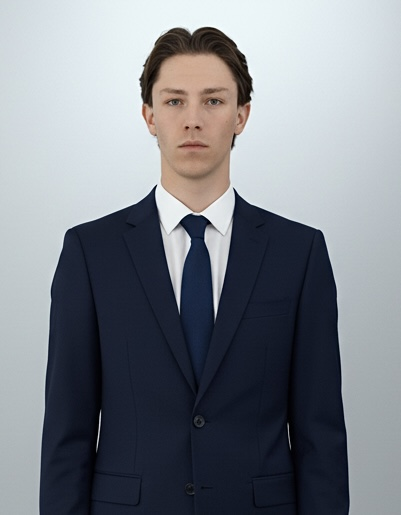
#> input picture public/jean-duthil-photo.jpg, 401 x 515 px, found by its file name
$ python generate-og-image.py
#> lines starting #> are read from the running program, lines starting #| are printed output that depends on the picture; after the words box and inside, x2 and y2 are one past the last pixel; in counts of white or black regions, pixels touching at a corner belong together
#!/usr/bin/env python3
"""Generate Open Graph image (1200x630) for WhatsApp/social media preview."""

from PIL import Image, ImageDraw, ImageFont, ImageFilter
import os

OUTPUT = "/Users/jean/Desktop/CV Jean Duthil/public/og-image.png"
PHOTO = "/Users/jean/Desktop/CV Jean Duthil/public/jean-duthil-photo.jpg"

W, H = 1200, 630

# Colors
BG_TOP = (240, 245, 250)      # light blue-gray
BG_BOTTOM = (248, 250, 252)   # almost white
PRIMARY = (30, 58, 95)         # dark navy
ACCENT = (59, 130, 246)        # blue
GREEN_BG = (220, 252, 231)
GREEN_TEXT = (22, 101, 52)
GREEN_DOT = (34, 197, 94)
MUTED = (100, 116, 139)
WHITE = (255, 255, 255)

def create_gradient(w, h, top, bottom):
#> called with w = 1200, h = 630, top = (240, 245, 250), bottom = (248, 250, 252)
    img = Image.new("RGB", (w, h))
#> img: PIL image 1200x630 RGB; every value is 0
    for y in range(h):
        r = int(top[0] + (bottom[0] - top[0]) * y / h)
        g = int(top[1] + (bottom[1] - top[1]) * y / h)
        b = int(top[2] + (bottom[2] - top[2]) * y / h)
        for x in range(w):
            img.putpixel((x, y), (r, g, b))
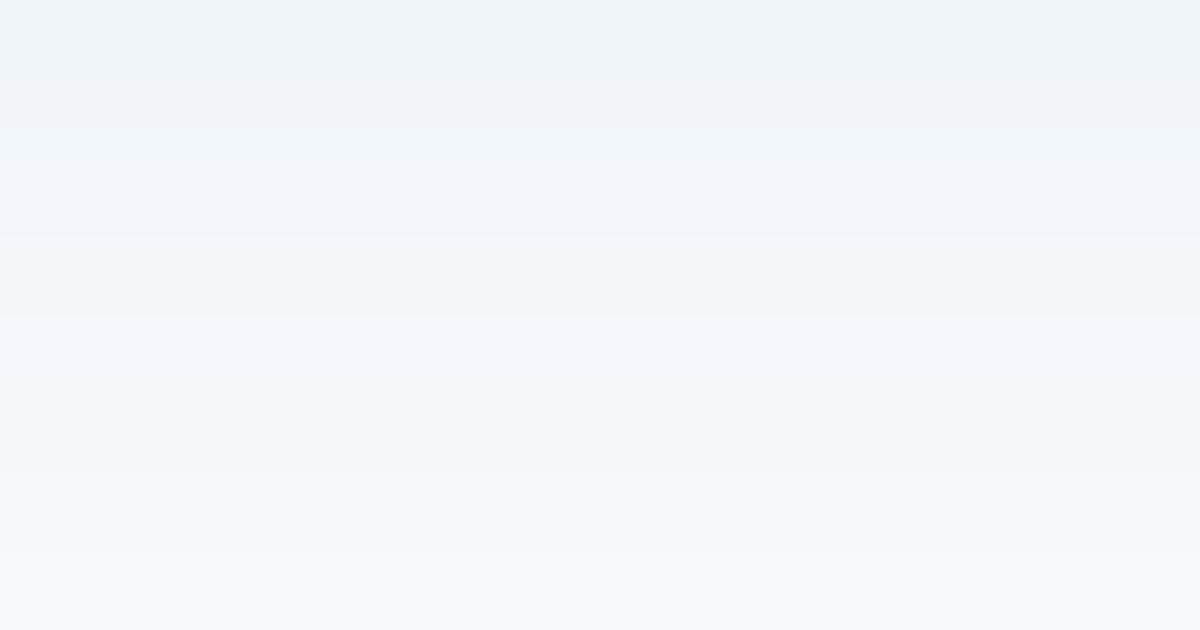
#> img: PIL image 1200x630 RGB; mean R, G, B 243.5, 247, 250.5
    return img

def make_circle_mask(size):
    mask = Image.new("L", (size, size), 0)
    draw = ImageDraw.Draw(mask)
    draw.ellipse((0, 0, size - 1, size - 1), fill=255)
    return mask

def generate():
    # Background gradient
    img = create_gradient(W, H, BG_TOP, BG_BOTTOM)
    draw = ImageDraw.Draw(img)

    # Decorative circles (subtle)
    overlay = Image.new("RGBA", (W, H), (0, 0, 0, 0))
#> overlay: PIL image 1200x630 RGBA; every value is 0
    odraw = ImageDraw.Draw(overlay)
    odraw.ellipse((-100, -100, 300, 300), fill=(59, 130, 246, 8))
    odraw.ellipse((900, 400, 1400, 900), fill=(30, 58, 95, 6))
    img.paste(Image.alpha_composite(Image.new("RGBA", (W, H), (*BG_TOP, 255)), overlay).convert("RGB"))

    draw = ImageDraw.Draw(img)

    # Photo (circular, centered)
    photo_size = 140
    try:
        photo = Image.open(PHOTO).convert("RGB")
#> photo is the input picture: PIL image 401x515 RGB; mean R, G, B 125, 129.7, 136.7
        # Crop to square from top
        w, h = photo.size
#> w = 401; h = 515
        sq = min(w, h)
#> sq = 401
        left = (w - sq) // 2
#> left = 0
        photo = photo.crop((left, 0, left + sq, sq))
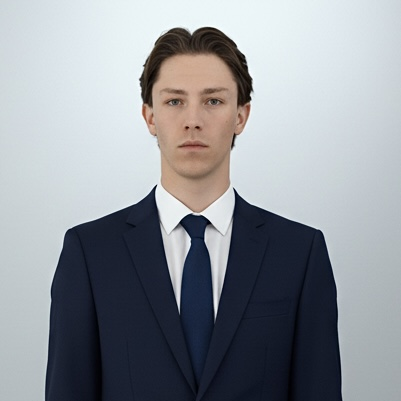
#> photo: PIL image 401x401 RGB; mean R, G, B 145.2, 149.5, 155.2
        photo = photo.resize((photo_size, photo_size), Image.LANCZOS)
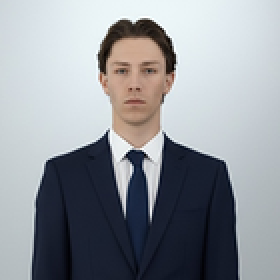
#> photo: PIL image 140x140 RGB (shown 2 times larger); mean R, G, B 145.2, 149.5, 155.2

        mask = make_circle_mask(photo_size)
#> in make_circle_mask, `mask = Image.new("L", (size, size), 0)`: mask: PIL image 140x140 L; every value is 0
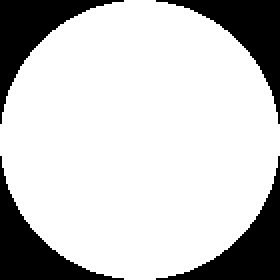
#> mask: PIL image 140x140 L (shown 2 times larger); 78.3% white; 4 black regions, box (x1, y1, x2, y2) and area: (0, 0, 62, 62) 1061, (78, 0, 140, 62) 1061, (0, 78, 62, 140) 1061, (78, 78, 140, 140) 1061

        # White ring behind photo
        ring_size = photo_size + 8
        ring_mask = make_circle_mask(ring_size)
#> in make_circle_mask (call 2), `mask = Image.new("L", (size, size), 0)`: mask: PIL image 148x148 L; every value is 0
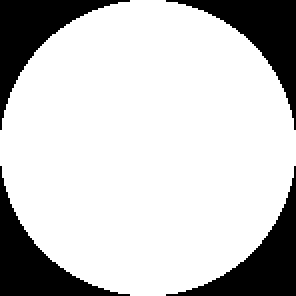
#> ring_mask: PIL image 148x148 L (shown 2 times larger); 78.4% white; 4 black regions, box (x1, y1, x2, y2) and area: (0, 0, 65, 65) 1182, (83, 0, 148, 65) 1182, (0, 83, 65, 148) 1182, (83, 83, 148, 148) 1182
        ring_img = Image.new("RGB", (ring_size, ring_size), WHITE)
#> ring_img: PIL image 148x148 RGB; every value is 255
        px = (W - ring_size) // 2
        py = 80
        img.paste(ring_img, (px, py), ring_mask)

        # Photo
        px_photo = (W - photo_size) // 2
        py_photo = py + 4
        img.paste(photo, (px_photo, py_photo), mask)
    except Exception:
        py_photo = 80

    # Try system fonts
    def get_font(size, bold=False):
#> called with size = 52, bold = True
        paths = [
            "/System/Library/Fonts/Helvetica.ttc",
            "/System/Library/Fonts/SFPro.ttf",
            "/System/Library/Fonts/Supplemental/Arial Bold.ttf" if bold else "/System/Library/Fonts/Supplemental/Arial.ttf",
        ]
        for p in paths:
            if os.path.exists(p):
                try:
                    return ImageFont.truetype(p, size, index=1 if bold and p.endswith(".ttc") else 0)
                except Exception:
                    try:
                        return ImageFont.truetype(p, size)
                    except Exception:
                        continue
        return ImageFont.load_default()

    font_name = get_font(52, bold=True)
    font_role = get_font(22)
    font_badge = get_font(16)
    font_sub = get_font(14)

    # Name
    name = "Jean Duthil"
    name_y = py_photo + photo_size + 30
    bbox = draw.textbbox((0, 0), name, font=font_name)
#> bbox = (0, 2, 56, 10)
    name_w = bbox[2] - bbox[0]
#> name_w = 56
    draw.text(((W - name_w) // 2, name_y), name, fill=PRIMARY, font=font_name)

    # Role
    role = "Business Developer  |  Product Builder  |  IA"
    role_y = name_y + 65
    bbox = draw.textbbox((0, 0), role, font=font_role)
#> bbox = (0, 1, 196, 12)
    role_w = bbox[2] - bbox[0]
#> role_w = 196
    draw.text(((W - role_w) // 2, role_y), role, fill=ACCENT, font=font_role)

    # Badge "Recherche alternance"
    badge_text = "Recherche alternance - Septembre 2026"
    badge_y = role_y + 50
    bbox = draw.textbbox((0, 0), badge_text, font=font_badge)
#> bbox = (0, 2, 190, 12)
    badge_tw = bbox[2] - bbox[0]
#> badge_tw = 190
    badge_th = bbox[3] - bbox[1]
#> badge_th = 10
    badge_pad_x = 24
    badge_pad_y = 10
    badge_w = badge_tw + badge_pad_x * 2
#> badge_w = 238
    badge_h = badge_th + badge_pad_y * 2
#> badge_h = 30
    badge_x = (W - badge_w) // 2
#> badge_x = 481

    # Rounded rect for badge
    draw.rounded_rectangle(
        (badge_x, badge_y, badge_x + badge_w, badge_y + badge_h),
        radius=badge_h // 2,
        fill=GREEN_BG,
        outline=(187, 247, 208),
        width=1,
    )

    # Green dot
    dot_r = 5
    dot_x = badge_x + badge_pad_x
#> dot_x = 505
    dot_y = badge_y + badge_h // 2
#> dot_y = 384
    draw.ellipse((dot_x - dot_r, dot_y - dot_r, dot_x + dot_r, dot_y + dot_r), fill=GREEN_DOT)

    # Badge text
    draw.text((dot_x + dot_r + 8, badge_y + badge_pad_y), badge_text, fill=GREEN_TEXT, font=font_badge)

    # Subtitle
    sub = "CV Interactif  -  jean.duthil13@gmail.com"
    sub_y = badge_y + badge_h + 30
#> sub_y = 429
    bbox = draw.textbbox((0, 0), sub, font=font_sub)
#> bbox = (0, 1, 189, 12)
    sub_w = bbox[2] - bbox[0]
#> sub_w = 189
    draw.text(((W - sub_w) // 2, sub_y), sub, fill=MUTED, font=font_sub)

    img.save(OUTPUT, "PNG", optimize=True)
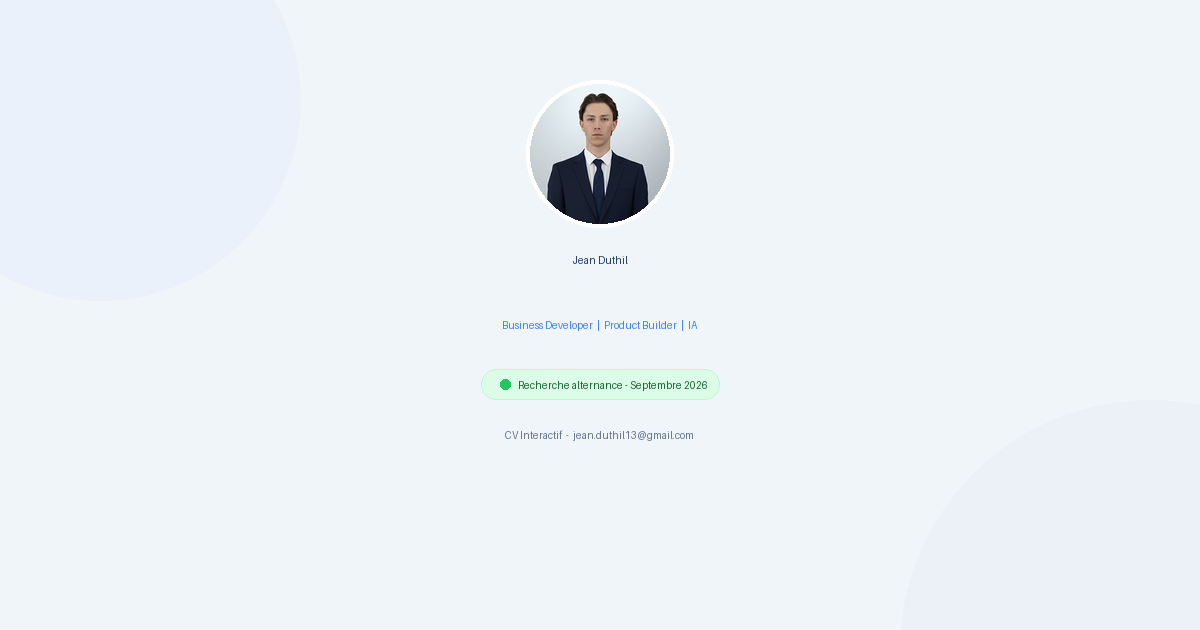
#> saved as og-image.png: PIL image 1200x630 RGB; mean R, G, B 236.4, 242, 247.2
    print(f"OG image generated: {OUTPUT}")

if __name__ == "__main__":
    generate()
